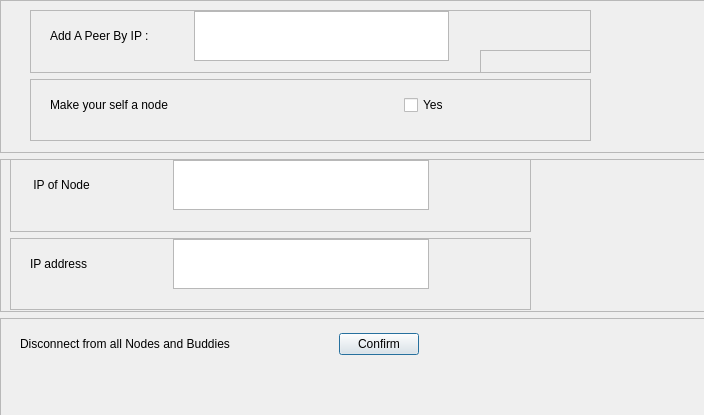
<?xml version="1.0" encoding="UTF-8"?>
<ui version="4.0">
 <class>Dialog</class>
 <widget class="QDialog" name="Dialog">
  <property name="geometry">
   <rect>
    <x>0</x>
    <y>0</y>
    <width>704</width>
    <height>415</height>
   </rect>
  </property>
  <property name="windowTitle">
   <string>Dialog</string>
  </property>
  <widget class="QWidget" name="">
   <property name="geometry">
    <rect>
     <x>0</x>
     <y>0</y>
     <width>2</width>
     <height>2</height>
    </rect>
   </property>
   <layout class="QVBoxLayout" name="verticalLayout_2"/>
  </widget>
  <widget class="QWidget" name="">
   <property name="geometry">
    <rect>
     <x>0</x>
     <y>0</y>
     <width>711</width>
     <height>471</height>
    </rect>
   </property>
   <layout class="QVBoxLayout" name="verticalLayout_4">
    <item>
     <widget class="QFrame" name="frame_11">
      <property name="frameShape">
       <enum>QFrame::StyledPanel</enum>
      </property>
      <property name="frameShadow">
       <enum>QFrame::Raised</enum>
      </property>
      <widget class="QWidget" name="">
       <property name="geometry">
        <rect>
         <x>30</x>
         <y>10</y>
         <width>561</width>
         <height>131</height>
        </rect>
       </property>
       <layout class="QVBoxLayout" name="verticalLayout_3">
        <item>
         <widget class="QFrame" name="frame_3">
          <property name="frameShape">
           <enum>QFrame::StyledPanel</enum>
          </property>
          <property name="frameShadow">
           <enum>QFrame::Raised</enum>
          </property>
          <widget class="QWidget" name="layoutWidget_3">
           <property name="geometry">
            <rect>
             <x>20</x>
             <y>0</y>
             <width>399</width>
             <height>52</height>
            </rect>
           </property>
           <layout class="QHBoxLayout" name="horizontalLayout_4">
            <item>
             <widget class="QLabel" name="label_4">
              <property name="maximumSize">
               <size>
                <width>16777215</width>
                <height>50</height>
               </size>
              </property>
              <property name="text">
               <string>Add A Peer By IP :</string>
              </property>
             </widget>
            </item>
            <item>
             <spacer name="horizontalSpacer_4">
              <property name="orientation">
               <enum>Qt::Horizontal</enum>
              </property>
              <property name="sizeHint" stdset="0">
               <size>
                <width>40</width>
                <height>20</height>
               </size>
              </property>
             </spacer>
            </item>
            <item>
             <widget class="QTextEdit" name="textEdit_4">
              <property name="maximumSize">
               <size>
                <width>16777215</width>
                <height>50</height>
               </size>
              </property>
             </widget>
            </item>
           </layout>
          </widget>
          <widget class="QFrame" name="frame_9">
           <property name="geometry">
            <rect>
             <x>450</x>
             <y>40</y>
             <width>461</width>
             <height>51</height>
            </rect>
           </property>
           <property name="frameShape">
            <enum>QFrame::StyledPanel</enum>
           </property>
           <property name="frameShadow">
            <enum>QFrame::Raised</enum>
           </property>
          </widget>
         </widget>
        </item>
        <item>
         <widget class="QFrame" name="frame_8">
          <property name="frameShape">
           <enum>QFrame::StyledPanel</enum>
          </property>
          <property name="frameShadow">
           <enum>QFrame::Raised</enum>
          </property>
          <widget class="QWidget" name="layoutWidget_6">
           <property name="geometry">
            <rect>
             <x>20</x>
             <y>0</y>
             <width>399</width>
             <height>52</height>
            </rect>
           </property>
           <layout class="QHBoxLayout" name="horizontalLayout_7">
            <item>
             <widget class="QLabel" name="label_7">
              <property name="maximumSize">
               <size>
                <width>16777215</width>
                <height>50</height>
               </size>
              </property>
              <property name="text">
               <string>Make your self a node</string>
              </property>
             </widget>
            </item>
            <item>
             <spacer name="horizontalSpacer_7">
              <property name="orientation">
               <enum>Qt::Horizontal</enum>
              </property>
              <property name="sizeHint" stdset="0">
               <size>
                <width>40</width>
                <height>20</height>
               </size>
              </property>
             </spacer>
            </item>
            <item>
             <widget class="QCheckBox" name="checkBox">
              <property name="text">
               <string>Yes</string>
              </property>
             </widget>
            </item>
           </layout>
          </widget>
         </widget>
        </item>
       </layout>
      </widget>
     </widget>
    </item>
    <item>
     <widget class="QFrame" name="frame_4">
      <property name="frameShape">
       <enum>QFrame::StyledPanel</enum>
      </property>
      <property name="frameShadow">
       <enum>QFrame::Raised</enum>
      </property>
      <widget class="QFrame" name="frame_6">
       <property name="geometry">
        <rect>
         <x>-440</x>
         <y>70</y>
         <width>120</width>
         <height>80</height>
        </rect>
       </property>
       <property name="frameShape">
        <enum>QFrame::StyledPanel</enum>
       </property>
       <property name="frameShadow">
        <enum>QFrame::Raised</enum>
       </property>
       <widget class="QFrame" name="frame_7">
        <property name="geometry">
         <rect>
          <x>-380</x>
          <y>40</y>
          <width>461</width>
          <height>51</height>
         </rect>
        </property>
        <property name="frameShape">
         <enum>QFrame::StyledPanel</enum>
        </property>
        <property name="frameShadow">
         <enum>QFrame::Raised</enum>
        </property>
        <widget class="QWidget" name="layoutWidget_5">
         <property name="geometry">
          <rect>
           <x>20</x>
           <y>0</y>
           <width>399</width>
           <height>52</height>
          </rect>
         </property>
         <layout class="QHBoxLayout" name="horizontalLayout_6">
          <item>
           <widget class="QLabel" name="label_6">
            <property name="maximumSize">
             <size>
              <width>16777215</width>
              <height>50</height>
             </size>
            </property>
            <property name="text">
             <string>IP address</string>
            </property>
           </widget>
          </item>
          <item>
           <spacer name="horizontalSpacer_6">
            <property name="orientation">
             <enum>Qt::Horizontal</enum>
            </property>
            <property name="sizeHint" stdset="0">
             <size>
              <width>40</width>
              <height>20</height>
             </size>
            </property>
           </spacer>
          </item>
          <item>
           <widget class="QTextEdit" name="textEdit_6">
            <property name="maximumSize">
             <size>
              <width>16777215</width>
              <height>50</height>
             </size>
            </property>
           </widget>
          </item>
         </layout>
        </widget>
       </widget>
      </widget>
      <widget class="QWidget" name="">
       <property name="geometry">
        <rect>
         <x>10</x>
         <y>0</y>
         <width>521</width>
         <height>151</height>
        </rect>
       </property>
       <layout class="QVBoxLayout" name="verticalLayout">
        <item>
         <widget class="QFrame" name="frame_2">
          <property name="frameShape">
           <enum>QFrame::StyledPanel</enum>
          </property>
          <property name="frameShadow">
           <enum>QFrame::Raised</enum>
          </property>
          <widget class="QWidget" name="layoutWidget_2">
           <property name="geometry">
            <rect>
             <x>20</x>
             <y>0</y>
             <width>399</width>
             <height>52</height>
            </rect>
           </property>
           <layout class="QHBoxLayout" name="horizontalLayout_3">
            <item>
             <widget class="QLabel" name="label_3">
              <property name="maximumSize">
               <size>
                <width>16777215</width>
                <height>50</height>
               </size>
              </property>
              <property name="text">
               <string> IP of Node</string>
              </property>
             </widget>
            </item>
            <item>
             <spacer name="horizontalSpacer_3">
              <property name="orientation">
               <enum>Qt::Horizontal</enum>
              </property>
              <property name="sizeHint" stdset="0">
               <size>
                <width>40</width>
                <height>20</height>
               </size>
              </property>
             </spacer>
            </item>
            <item>
             <widget class="QTextEdit" name="textEdit_3">
              <property name="maximumSize">
               <size>
                <width>16777215</width>
                <height>50</height>
               </size>
              </property>
             </widget>
            </item>
           </layout>
          </widget>
         </widget>
        </item>
        <item>
         <widget class="QFrame" name="frame_5">
          <property name="frameShape">
           <enum>QFrame::StyledPanel</enum>
          </property>
          <property name="frameShadow">
           <enum>QFrame::Raised</enum>
          </property>
          <widget class="QWidget" name="layoutWidget_4">
           <property name="geometry">
            <rect>
             <x>20</x>
             <y>0</y>
             <width>399</width>
             <height>52</height>
            </rect>
           </property>
           <layout class="QHBoxLayout" name="horizontalLayout_5">
            <item>
             <widget class="QLabel" name="label_5">
              <property name="maximumSize">
               <size>
                <width>16777215</width>
                <height>50</height>
               </size>
              </property>
              <property name="text">
               <string>IP address</string>
              </property>
             </widget>
            </item>
            <item>
             <spacer name="horizontalSpacer_5">
              <property name="orientation">
               <enum>Qt::Horizontal</enum>
              </property>
              <property name="sizeHint" stdset="0">
               <size>
                <width>40</width>
                <height>20</height>
               </size>
              </property>
             </spacer>
            </item>
            <item>
             <widget class="QTextEdit" name="textEdit_5">
              <property name="maximumSize">
               <size>
                <width>16777215</width>
                <height>50</height>
               </size>
              </property>
             </widget>
            </item>
           </layout>
          </widget>
         </widget>
        </item>
       </layout>
      </widget>
     </widget>
    </item>
    <item>
     <widget class="QFrame" name="frame_10">
      <property name="frameShape">
       <enum>QFrame::StyledPanel</enum>
      </property>
      <property name="frameShadow">
       <enum>QFrame::Raised</enum>
      </property>
      <widget class="QWidget" name="layoutWidget_8">
       <property name="geometry">
        <rect>
         <x>20</x>
         <y>0</y>
         <width>399</width>
         <height>52</height>
        </rect>
       </property>
       <layout class="QHBoxLayout" name="horizontalLayout_9">
        <item>
         <widget class="QLabel" name="label_9">
          <property name="maximumSize">
           <size>
            <width>16777215</width>
            <height>50</height>
           </size>
          </property>
          <property name="text">
           <string>Disconnect from all Nodes and Buddies </string>
          </property>
         </widget>
        </item>
        <item>
         <spacer name="horizontalSpacer_9">
          <property name="orientation">
           <enum>Qt::Horizontal</enum>
          </property>
          <property name="sizeHint" stdset="0">
           <size>
            <width>40</width>
            <height>20</height>
           </size>
          </property>
         </spacer>
        </item>
        <item>
         <widget class="QPushButton" name="pushButton">
          <property name="text">
           <string>Confirm</string>
          </property>
         </widget>
        </item>
       </layout>
      </widget>
     </widget>
    </item>
   </layout>
  </widget>
 </widget>
 <resources/>
 <connections/>
</ui>
